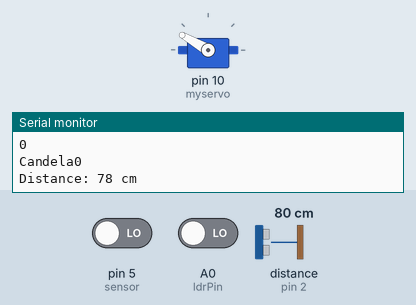
Bench run of a sketch on a simulated Arduino Uno, built with avr-gcc and run on an emulated ATmega328P. Shown: servo, the last lines printed to the serial monitor. Wiring (inferred from the names in the program): ultrasonic range finder: trigger pin 3; echo pin 2. The inputs (shaded band) are chosen by the test bench; at power-on: A0 (ldrPin) LOW, pin 5 (sensor) LOW, distance to the obstacle (sensor on pin 2) 80 cm. The echo pulse lasts 58.3 µs per cm.

Above: at 1.2 s.
1.3 s: A0 (ldrPin) driven HIGH
At 2.3 s:
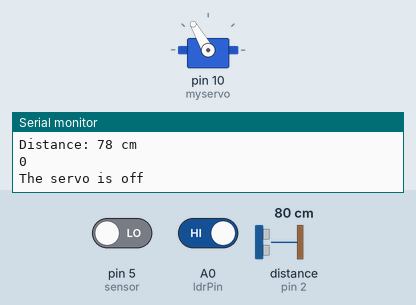
2.8 s: pin 5 (sensor) driven HIGH
At 4.0 s:
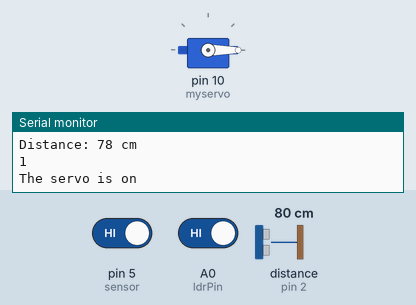
4.3 s: pin 5 (sensor) driven LOW
At 5.5 s:
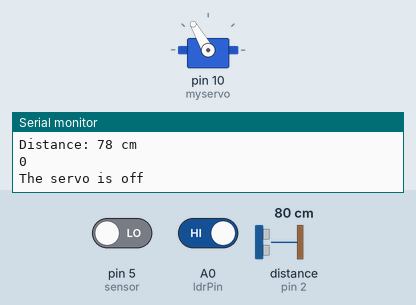
5.8 s: A0 (ldrPin) driven LOW
At 6.4 s:
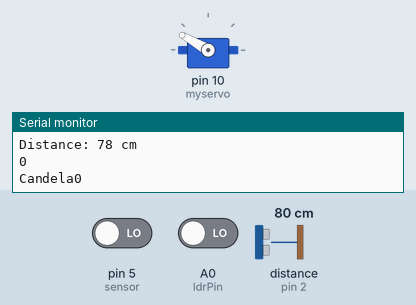
Timing chart, 0 to 8.8 s (numbered marks = the images above; inputs shaded):
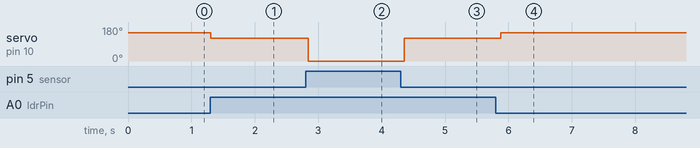

Measured:
- after the input at 1.3 s, servo on pin 10 (myservo): 150° → 120° at once
- after the input at 2.8 s, servo on pin 10 (myservo): 120° → 0° at once
- after the input at 4.3 s, servo on pin 10 (myservo): 0° → 120° after 0.06 s
- after the input at 5.8 s, servo on pin 10 (myservo): 120° → 150° after 0.08 s

The sketch:

MPCA_PETFEEDER.ino
```cpp
#include <Servo.h>
#define echoPin 2 // attach pin D2 Arduino to pin Echo of HC-SR04
#define trigPin 3 //attach pin D3 Arduino to pin Trig of HC-SR04

Servo myservo;  // create servo object to control a servo
// twelve servo objects can be created on most boards

int sensor = 5;              // the pin that the sensor is atteched to pir
int val = 0;
int ldrStatus =0;// variable to store the sensor status (value) pir data
int pos = 0;    // variable to store the servo position
const int ldrPin = A0; //light sensor
long duration; // variable for the duration of sound wave travel
int distance; // variable for the distance measurement

void setup() {//pinmode helps setup each pin as ip or op
  pinMode(trigPin, OUTPUT); // Sets the trigPin as an OUTPUT
  pinMode(echoPin, INPUT); // Sets the echoPin as an INPUT
  pinMode(sensor, INPUT);    // initialize sensor as an input
  pinMode(ldrPin, INPUT);
  myservo.attach(10);  // attaches the servo on pin 10 to the servo object
  Serial.begin(9600);        // initialize serial baudrate =9600 is the value given which freq at which info transmitted
}

void loop() {//main func
  ldrStatus = digitalRead(ldrPin); //analogread takes value in terms of a number
  val = digitalRead(sensor);   // read sensor value reads pir

if (ldrStatus == HIGH)
  {
    if (val == HIGH) // check if the sensor is HIGH
    {
      //      Serial.print("Candela");
      Serial.println("The servo is on");
      myservo.write(0); //moves the servo rotator to a particular angle. ie 0 degree here
      delay(500);                // delay 500 milliseconds
    }
    else
    {
      myservo.write(120);
      Serial.println("The servo is off");
      delay(500);             // delay 500 milliseconds
    }

  }

  else
  {
    myservo.write(150);
      Serial.print("Candela");
      Serial.println(ldrStatus);
  }
  // calculates the ultrasonic distance
  digitalWrite(trigPin, LOW);
  delayMicroseconds(2);
  // Sets the trigPin HIGH (ACTIVE) for 10 microseconds
  digitalWrite(trigPin, HIGH);
  delayMicroseconds(10);
  digitalWrite(trigPin, LOW);
  // Reads the echoPin, returns the sound wave travel time in microseconds
  duration = pulseIn(echoPin, HIGH); //finds how long the pulse takes to come back.
  // Calculating the distance
  distance = duration * 0.034 / 2; // Speed of sound wave divided by 2 (go and back)
  // Displays the distance on the Serial Monitor
  Serial.print("Distance: ");
  Serial.print(distance);
  Serial.println(" cm");
  Serial.println(val);
}
```
